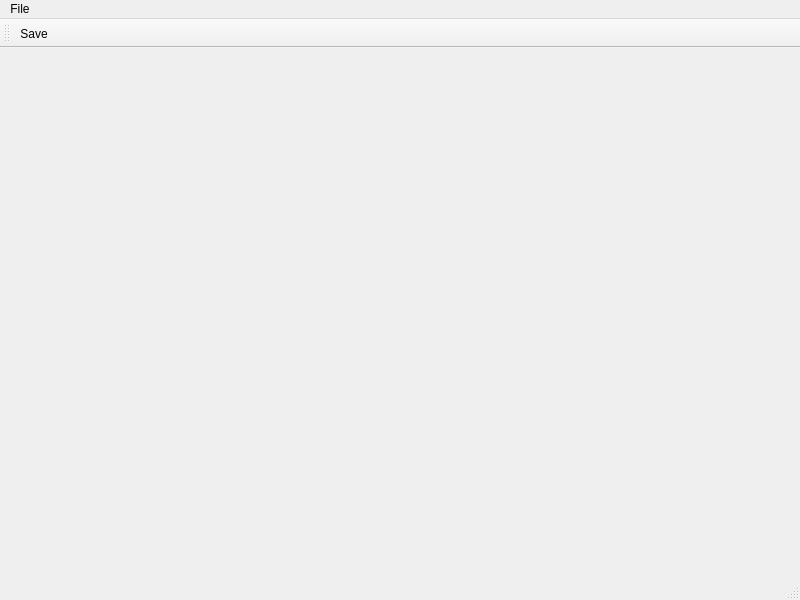
<?xml version="1.0" encoding="UTF-8"?>
<ui version="4.0">
 <class>MainWindow</class>
 <widget class="QMainWindow" name="MainWindow">
  <property name="geometry">
   <rect>
    <x>0</x>
    <y>0</y>
    <width>800</width>
    <height>600</height>
   </rect>
  </property>
  <property name="windowTitle">
   <string>MainWindow</string>
  </property>
  <widget class="QWidget" name="centralwidget"/>
  <widget class="QMenuBar" name="menubar">
   <property name="geometry">
    <rect>
     <x>0</x>
     <y>0</y>
     <width>800</width>
     <height>25</height>
    </rect>
   </property>
   <widget class="QMenu" name="menuFile">
    <property name="title">
     <string>File</string>
    </property>
    <addaction name="actionSave"/>
   </widget>
   <addaction name="menuFile"/>
  </widget>
  <widget class="QToolBar" name="toolBar">
   <property name="enabled">
    <bool>true</bool>
   </property>
   <property name="windowTitle">
    <string>toolBar</string>
   </property>
   <attribute name="toolBarArea">
    <enum>TopToolBarArea</enum>
   </attribute>
   <attribute name="toolBarBreak">
    <bool>false</bool>
   </attribute>
   <addaction name="actionSave"/>
  </widget>
  <widget class="QStatusBar" name="statusBar"/>
  <action name="actionSave">
   <property name="icon">
    <iconset>
     <normaloff>:/home/doriad/Desktop/button.png</normaloff>
     <normalon>:/images/button.png</normalon>:/home/doriad/Desktop/button.png</iconset>
   </property>
   <property name="text">
    <string>Save</string>
   </property>
  </action>
 </widget>
 <resources>
  <include location="menu.qrc"/>
 </resources>
 <connections/>
</ui>
